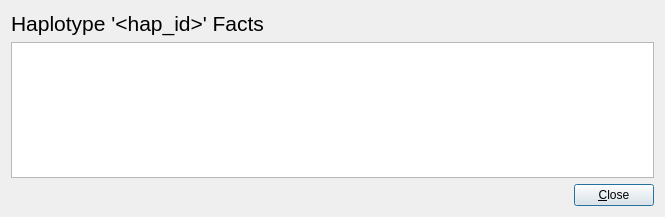
<?xml version="1.0" encoding="UTF-8"?>
<ui version="4.0">
 <class>FactsDialog</class>
 <widget class="QDialog" name="FactsDialog">
  <property name="geometry">
   <rect>
    <x>0</x>
    <y>0</y>
    <width>665</width>
    <height>217</height>
   </rect>
  </property>
  <property name="windowTitle">
   <string>Haplotype '&lt;hap_id&gt;' Facts</string>
  </property>
  <layout class="QVBoxLayout" name="verticalLayout">
   <item>
    <widget class="QLabel" name="titleLabel">
     <property name="text">
      <string>&lt;html&gt;&lt;head/&gt;&lt;body&gt;&lt;p&gt;&lt;span style=&quot; font-size:16pt;&quot;&gt;Haplotype '&amp;lt;hap_id&amp;gt;' Facts&lt;/span&gt;&lt;/p&gt;&lt;/body&gt;&lt;/html&gt;</string>
     </property>
     <property name="textFormat">
      <enum>Qt::RichText</enum>
     </property>
    </widget>
   </item>
   <item>
    <widget class="QTableWidget" name="attrsTableWidget">
     <attribute name="horizontalHeaderStretchLastSection">
      <bool>true</bool>
     </attribute>
    </widget>
   </item>
   <item>
    <layout class="QHBoxLayout" name="horizontalLayout">
     <item>
      <spacer name="horizontalSpacer">
       <property name="orientation">
        <enum>Qt::Horizontal</enum>
       </property>
       <property name="sizeHint" stdset="0">
        <size>
         <width>40</width>
         <height>20</height>
        </size>
       </property>
      </spacer>
     </item>
     <item>
      <widget class="QPushButton" name="pushButton">
       <property name="text">
        <string>&amp;Close</string>
       </property>
      </widget>
     </item>
    </layout>
   </item>
  </layout>
 </widget>
 <resources/>
 <connections>
  <connection>
   <sender>pushButton</sender>
   <signal>clicked()</signal>
   <receiver>FactsDialog</receiver>
   <slot>accept()</slot>
   <hints>
    <hint type="sourcelabel">
     <x>334</x>
     <y>280</y>
    </hint>
    <hint type="destinationlabel">
     <x>399</x>
     <y>231</y>
    </hint>
   </hints>
  </connection>
 </connections>
</ui>
